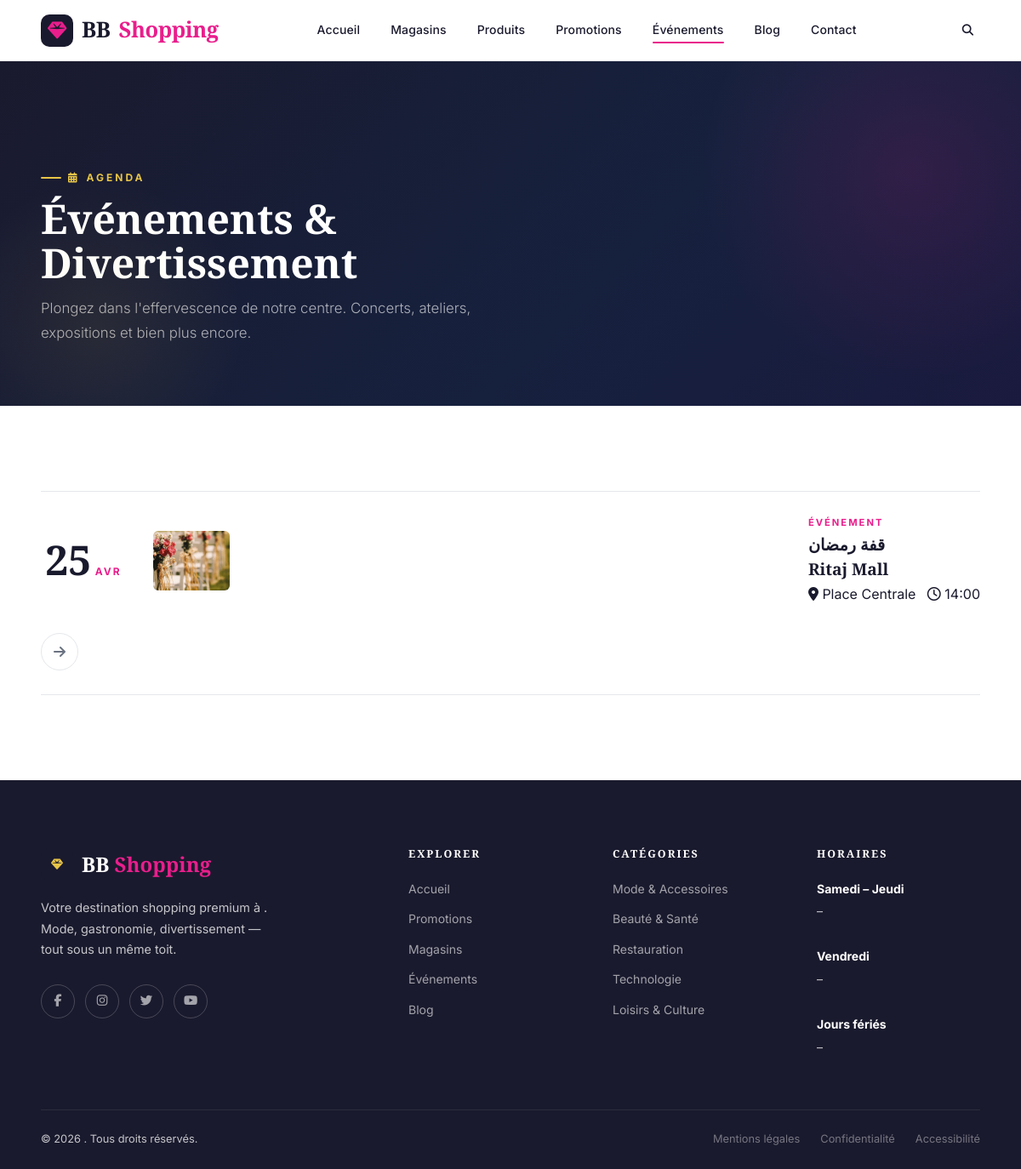
Screenshot of /events/ with the database file from the repository.
### centre_commercial/models.py (models this page shows, shortened)
class Event(models.Model):
    mall = models.ForeignKey(Mall, on_delete=models.SET_NULL, null=True, blank=True, related_name='events')
    title = models.CharField(max_length=200, verbose_name="Title")
    slug = models.SlugField(unique=True, blank=True)
    date = models.DateTimeField(verbose_name="Date")
    description = models.TextField(verbose_name="Description")
    image = models.ImageField(upload_to='events/', verbose_name="Image")
    location = models.CharField(max_length=200, default="Place Centrale", verbose_name="Location")
    created_at = models.DateTimeField(auto_now_add=True)
    start_event = models.DateTimeField(verbose_name="Start event")
    end_event = models.DateTimeField(verbose_name="End event")
    class Meta:
        verbose_name = "Event"
        verbose_name_plural = "Events"
    @property
    def imageURL(self):
        return self.image.url if self.image else ""

class Mall(models.Model):
    CITIES = [
        ('constantine', 'Constantine'),
        ('alger', 'Alger'),
        ('oran', 'Oran'),
        ('annaba', 'Annaba'),
        ('setif', 'Sétif'),
        ('autre', 'Autre'),
    ]
    name = models.CharField(max_length=200)
    slug = models.SlugField(unique=True, blank=True)
    city = models.CharField(max_length=50, choices=CITIES)
    region = models.CharField(max_length=100)
    address = models.CharField(max_length=300)
    image = models.ImageField(upload_to='malls/', blank=True, null=True)
    bg_color = models.CharField(max_length=200, default="linear-gradient(135deg,#1a1a2e,#2d1f6e)",
                                  verbose_name="Gradient CSS (fallback image)",
                                  help_text="Ex: linear-gradient(135deg,#1a1a2e,#e91e8c)")
    description_short = models.CharField(max_length=180, blank=True)
    description = models.TextField()
    is_open = models.BooleanField(default=True)
    is_featured = models.BooleanField(default=False)
    badge           = models.CharField(max_length=40, blank=True, verbose_name="Badge (ex: New, Phare)")
    observation     = models.TextField(blank=True, null=True, verbose_name="Observation") # En cas de fermeture ou autre
    phone        = models.CharField(max_length=20, blank=True, null=True, verbose_name="Phone")
    email            = models.EmailField(blank=True, null=True)
    website         = models.URLField(blank=True, null=True)
    opening_time = models.TimeField()
    closing_time = models.TimeField()
    number_of_shops = models.IntegerField(default=0)
    number_of_parking_spaces = models.IntegerField(default=0)
    created_at = models.DateTimeField(auto_now_add=True)
    updated_at = models.DateTimeField(auto_now=True)
    opening_date = models.DateField(blank=True, null=True, verbose_name="Opening date (if future)")
    class Meta:
        verbose_name = "Centre Commercial (Mall)"
        verbose_name_plural = "Centres Commerciaux (Malls)"
        ordering = ['-is_featured', 'name']

### centre_commercial/views.py (the view)
# urls.py: path('events/', views.EventListView.as_view(), name='events_all'),
class EventListView(ListView):
    model = Event
    template_name = 'mall/event_list.html'
    context_object_name = 'events'
    ordering = ['-date']
    def get_queryset(self):
        self.mall_slug = self.kwargs.get('slug')
        self.mall = None
        if self.mall_slug:
            self.mall = get_object_or_404(Mall, slug=self.mall_slug)
            return Event.objects.filter(mall=self.mall).order_by('-date')
        return Event.objects.all().order_by('-date')
    def get_context_data(self, **kwargs):
        context = super().get_context_data(**kwargs)
        context['mall'] = self.mall
        return context

### centre_commercial/context_processors.py (called while the page is built)
def cart_processor(request):
    cart_count = 0
    if request.user.is_authenticated:
        order = Order.objects.filter(user=request.user, status='pending').first()
        if order:
            cart_count = sum(item.quantity for item in order.items.all())
    return {
        'cart_count': cart_count
    }

### templates/mall/event_list.html (shortened to what this page needs)
{% extends 'base.html' %}
{% block content %}
<section class="ym-page-hero">
  <div class="ym-container">
    <p class="ym-eyebrow"><i class="fas fa-calendar-alt"></i> Agenda</p>
    <h1 class="ym-section-title">Événements &amp; Divertissement</h1>
    <p class="ym-section-subtitle">Plongez dans l'effervescence de notre centre. Concerts, ateliers, expositions et bien plus encore.</p>
  </div>
</section>
<section class="ym-section ym-section--light">
  <div class="ym-container">
    <div class="ym-events-row ym-reveal">
      {% for event in events %}
        {% if mall %}
          <a href="{% url 'event_detail' mall.slug event.slug %}" class="ym-event-item">
        {% else %}
          <a href="{% url 'events_all'%}" class="ym-event-item">
        {% endif %}
        <div class="ym-event-item__date">
          <span class="ym-event-item__day">{{ event.date|date:"d" }}</span>
          <span class="ym-event-item__month">{{ event.date|date:"M" }}</span>
        </div>
        {% if event.imageURL %}
        <img src="{{ event.imageURL }}" class="ym-event-item__image" alt="{{ event.title }}">
        {% else %}
        <div class="ym-event-item__image-placeholder">
          <i class="fas fa-calendar-star"></i>
        </div>
        {% endif %}
        <div class="ym-event-item__info">
          <p class="ym-event-item__category">Événement</p>
          <h2 class="ym-event-item__title">{{ event.title }}</h2>
          <p class="ym-event-item__location">
            <h2 class="ym-event-item__title">{{ event.mall.name }}</h2>
            <i class="fas fa-map-marker-alt"></i> {{ event.location }}
            &nbsp;&nbsp;<i class="far fa-clock"></i> {{ event.date|date:"H:i" }}
          </p>
        </div>
        <div class="ym-event-item__arrow">
          <i class="fas fa-arrow-right"></i>
        </div>
      </a>
      {% empty %}
      <div class="ym-empty">
        <i class="fas fa-calendar-times"></i>
        <p>Aucun événement n'est prévu pour le moment. Revenez bientôt !</p>
      </div>
      {% endfor %}
    </div>
  </div>
</section>
{% endblock %}

### static/css/main.css (style rules this page uses)
:root { --color-primary: #1a1a2e; --color-secondary: #16213e; --color-accent: #e8c547; --color-accent2: #c9a227; --color-pink: #e91e8c; --color-surface: #ffffff; --color-bg: #f7f5f2; --color-text: #1a1a2e; --color-muted: #6b7280; --color-border: #e5e7eb; --font-display: 'Playfair Display', Georgia, serif; --font-body: 'Inter', system-ui, sans-serif; --radius-sm: 6px; --radius-md: 12px; --radius-lg: 20px; --radius-xl: 32px; --shadow-sm: 0 2px 8px rgba(0,0,0,.06); --shadow-md: 0 8px 30px rgba(0,0,0,.10); --shadow-lg: 0 20px 60px rgba(0,0,0,.15); --shadow-xl: 0 30px 80px rgba(0,0,0,.20); --transition: 0.3s cubic-bezier(0.4, 0, 0.2, 1); --transition-slow: 0.6s cubic-bezier(0.4, 0, 0.2, 1); }
*, *::before, *::after { box-sizing: border-box; margin: 0; padding: 0; }
html { scroll-behavior: smooth; }
body { font-family: var(--font-body); background-color: var(--color-bg); color: var(--color-text); overflow-x: hidden; line-height: 1.6; }
h1, h2, h3, h4, h5 { font-family: var(--font-display); line-height: 1.2; font-weight: 700; }
a { color: inherit; text-decoration: none; }
img { max-width: 100%; display: block; }
.ym-section { padding: 100px 0; }
.ym-section--light { background: #fff; }
.ym-container { width: 100%; max-width: 1380px; margin: 0 auto; padding: 0 48px; }
.ym-eyebrow { display: inline-flex; align-items: center; gap: 8px; font-size: 0.75rem; font-weight: 700; letter-spacing: 3px; text-transform: uppercase; color: var(--color-pink); margin-bottom: 12px; }
.ym-eyebrow::before { content: ''; width: 24px; height: 2px; background: currentColor; border-radius: 2px; }
.ym-section-title { font-family: var(--font-display); font-size: clamp(2rem, 4vw, 3.2rem); color: inherit; line-height: 1.1; }
.ym-section-subtitle { color: var(--color-muted); font-size: 1.05rem; font-weight: 300; margin-top: 12px; max-width: 520px; line-height: 1.7; }
.ym-events-row { display: flex; flex-direction: column; gap: 2px; }
.ym-event-item { display: grid; grid-template-columns: 100px 1fr auto; align-items: center; gap: 32px; padding: 28px 0; border-bottom: 1px solid var(--color-border); transition: all var(--transition); cursor: pointer; }
.ym-event-item:first-child { border-top: 1px solid var(--color-border); }
.ym-event-item__date { text-align: center; }
.ym-event-item__day { font-family: var(--font-display); font-size: 3rem; font-weight: 900; color: var(--color-primary); line-height: 1; }
.ym-event-item__month { font-size: 0.75rem; font-weight: 700; color: var(--color-pink); letter-spacing: 2px; text-transform: uppercase; }
.ym-event-item__image { width: 90px; height: 70px; border-radius: var(--radius-sm); object-fit: cover; flex-shrink: 0; }
.ym-event-item__info { flex: 1; }
.ym-event-item__category { font-size: 0.7rem; font-weight: 700; letter-spacing: 2px; text-transform: uppercase; color: var(--color-pink); margin-bottom: 4px; }
.ym-event-item__title { font-family: var(--font-display); font-size: 1.2rem; font-weight: 700; color: var(--color-text); margin-bottom: 4px; line-height: 1.3; }
.ym-event-item__location { font-size: 0.82rem; color: var(--color-muted); display: flex; align-items: center; gap: 5px; }
.ym-event-item__arrow { width: 44px; height: 44px; border-radius: 50%; border: 1.5px solid var(--color-border); display: flex; align-items: center; justify-content: center; color: var(--color-muted); transition: all var(--transition); flex-shrink: 0; }
.ym-reveal { opacity: 0; transform: translateY(40px); transition: opacity 0.7s ease, transform 0.7s ease; }
.ym-reveal.visible { opacity: 1; transform: translateY(0); }
.ym-page-hero { background: linear-gradient(135deg, var(--color-primary) 0%, #16213e 60%, #1a1a3e 100%); padding: 120px 0 72px; position: relative; overflow: hidden; }
.ym-page-hero::before { content: ''; position: absolute; top: -30%; right: -10%; width: 500px; height: 500px; background: radial-gradient(circle, rgba(233,30,140,0.12) 0%, transparent 70%); pointer-events: none; }
.ym-page-hero::after { content: ''; position: absolute; bottom: -20%; left: -5%; width: 350px; height: 350px; background: radial-gradient(circle, rgba(232,197,71,0.08) 0%, transparent 70%); pointer-events: none; }
.ym-page-hero .ym-eyebrow { color: var(--color-accent); }
.ym-page-hero .ym-section-title { color: #fff; max-width: 700px; }
.ym-page-hero .ym-section-subtitle { color: rgba(255,255,255,0.65); }

### rows the page displays
Event: date "25", date "AVR", imageURL (picture), title "قفة رمضان", mall.name "Ritaj Mall", location "Place Centrale", date "14:00"
